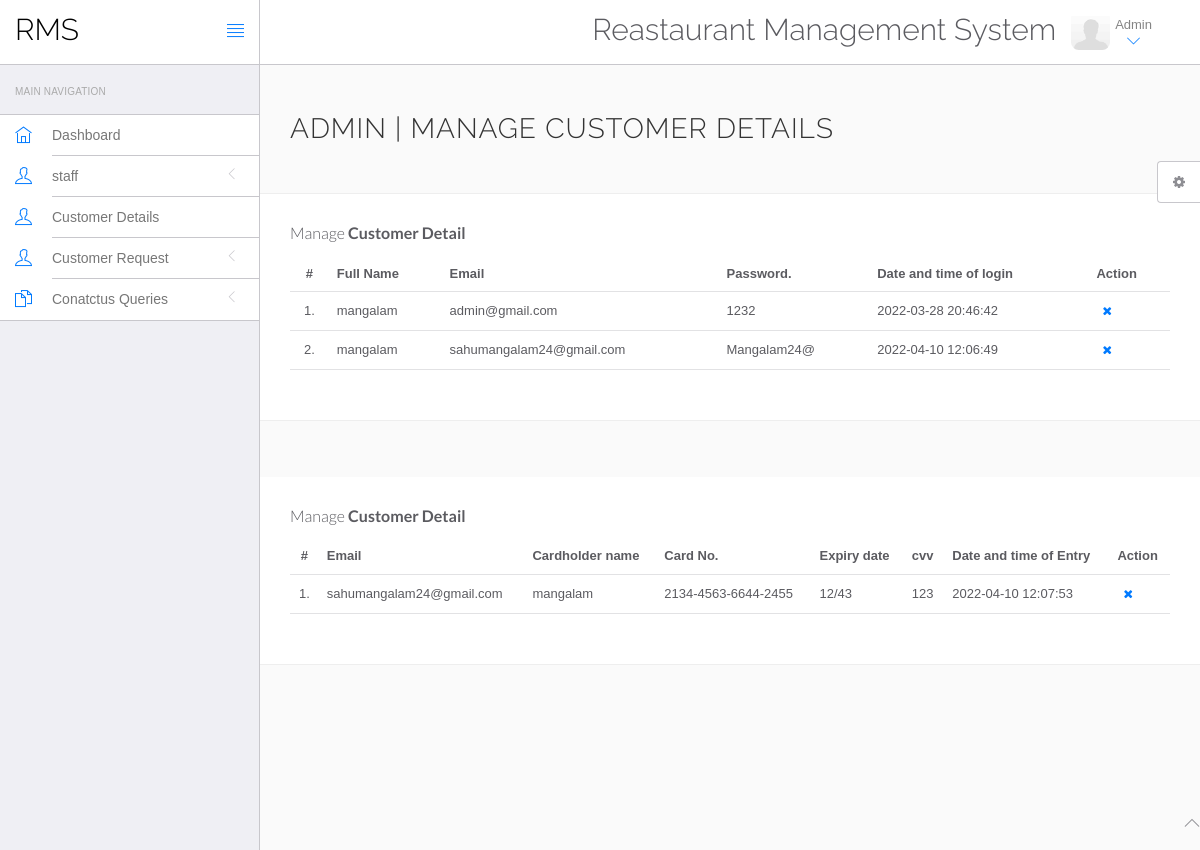
Screenshot of /admin/customer.php with the database file from the repository.
### tables this page shows
CREATE TABLE `user` (
  `id` int(11) NOT NULL,
  `name` varchar(30) NOT NULL,
  `email` varchar(100) NOT NULL,
  `password` varchar(50) NOT NULL,
  `type` int(11) NOT NULL,
  `dt` datetime NOT NULL DEFAULT current_timestamp()
);

CREATE TABLE `credit` (
  `id` int(11) NOT NULL,
  `email` varchar(50) NOT NULL,
  `card_no` varchar(50) NOT NULL,
  `cardh_name` varchar(50) NOT NULL,
  `exp_date` varchar(10) NOT NULL,
  `cvv` varchar(10) NOT NULL,
  `dt` datetime NOT NULL DEFAULT current_timestamp()
);

### admin/customer.php (the view, shortened to what this page needs)
<?php
$con = mysqli_connect('localhost', 'root', '',);
mysqli_select_db($con, 'userform');
?>
<!DOCTYPE html>
<html lang="en">
<head>
    <link rel="stylesheet" href="vendor/bootstrap/css/bootstrap.min.css">
    <link rel="stylesheet" href="vendor/fontawesome/css/font-awesome.min.css">
    <link rel="stylesheet" href="vendor/themify-icons/themify-icons.min.css">
    <link href="vendor/animate.css/animate.min.css" rel="stylesheet" media="screen">
    <link href="vendor/perfect-scrollbar/perfect-scrollbar.min.css" rel="stylesheet" media="screen">
    <link href="vendor/switchery/switchery.min.css" rel="stylesheet" media="screen">
    <link href="vendor/bootstrap-touchspin/jquery.bootstrap-touchspin.min.css" rel="stylesheet" media="screen">
    <link href="vendor/select2/select2.min.css" rel="stylesheet" media="screen">
    <link href="vendor/bootstrap-datepicker/bootstrap-datepicker3.standalone.min.css" rel="stylesheet" media="screen">
    <link href="vendor/bootstrap-timepicker/bootstrap-timepicker.min.css" rel="stylesheet" media="screen">
    <link rel="stylesheet" href="assets/css/styles.css">
    <link rel="stylesheet" href="assets/css/plugins.css">
    <link rel="stylesheet" href="assets/css/themes/theme-1.css" id="skin_color" />
</head>
<body>
    <div id="app">
        <?php include('include/sidebar.php'); ?>
        <div class="app-content">
            <?php include('include/header.php'); ?>
            <div class="main-content">
                <div class="wrap-content container" id="container">
                    <section id="page-title">
                        <div class="row">
                            <div class="col-sm-8">
                                <h1 class="mainTitle">Admin | Manage Customer Details</h1>
                            </div>
                        </div>
                    </section>
                    <div class="container-fluid container-fullw bg-white">
                        <div class="row">
                            <div class="col-md-12">
                                <h5 class="over-title margin-bottom-15">Manage <span class="text-bold">Customer Detail</span></h5>
                                <table class="table table-hover" id="sample-table-1">
                                    <thead>
                                        <tr>
                                            <th class="center">#</th>
                                            <th>Full Name</th>
                                            <th>Email</th>
                                            <th>Password.</th>
                                            <th>Date and time of login </th>
                                            <th>Action</th>
                                        </tr>
                                    </thead>
                                    <tbody>
                                        <?php
                                        $sql = mysqli_query($con, "select * from `user`");
                                        $cnt = 1;
                                        while ($row = mysqli_fetch_array($sql)) {
                                        ?>
                                            <tr>
                                                <td class="center"><?php echo $cnt; ?>.</td>
                                                <td><?php echo $row['name']; ?></td>
                                                <td><?php echo $row['email']; ?></td>
                                                <td><?php echo $row['password']; ?></td>
                                                <td><?php echo $row['dt']; ?></td>
                                                <td>
                                                    <div class="visible-md visible-lg hidden-sm hidden-xs">
                                                        <a href="customer.php?id=<?php echo $row['id'] ?>&del=delete" onClick="return confirm('Are you sure you want to delete?')" class="btn btn-transparent btn-xs tooltips" tooltip-placement="top" tooltip="Remove"><i class="fa fa-times fa fa-white"></i></a>
                                                    </div>
                                                </td>
                                            </tr>
                                        <?php
                                            $cnt = $cnt + 1;
                                        } ?>
                                    </tbody>
                                </table>
                            </div>
                        </div>
                    </div>
                </div>
                <div class="wrap-content container" id="container">
                    <div class="container-fluid container-fullw bg-white">
                    <div class="row">
                            <div class="col-md-12">
                                <h5 class="over-title margin-bottom-15">Manage <span class="text-bold">Customer Detail</span></h5>
                                <table class="table table-hover" id="sample-table-1">
                                    <thead>
                                        <tr>
                                            <th class="center">#</th>
                                            <th>Email</th>
                                            <th>Cardholder name</th>
                                            <th>Card No.</th>
                                            <th>Expiry date</th>
                                            <th>cvv</th>
                                            <th>Date and time of Entry</th>
                                            <th>Action</th>
                                        </tr>
                                    </thead>
                                    <tbody>
                                        <?php
                                        $sql = mysqli_query($con, "select * from `credit`");
                                        $cnt = 1;
                                        while ($row = mysqli_fetch_array($sql)) {
                                        ?>
                                            <tr>
                                                <td class="center"><?php echo $cnt; ?>.</td>
                                                <td><?php echo $row['email']; ?></td>
                                                <td><?php echo $row['cardh_name']; ?></td>
                                                <td><?php echo $row['card_no']; ?></td>
                                                <td><?php echo $row['exp_date']; ?></td>
                                                <td><?php echo $row['cvv']; ?></td>
                                                <td><?php echo $row['dt']; ?></td>
                                                <td>
                                                    <div class="visible-md visible-lg hidden-sm hidden-xs">
                                                        <a href="customer.php?id=<?php echo $row['id'] ?>&del1=delete" onClick="return confirm('Are you sure you want to delete?')" class="btn btn-transparent btn-xs tooltips" tooltip-placement="top" tooltip="Remove"><i class="fa fa-times fa fa-white"></i></a>
                                                    </div>
                                                </td>
                                            </tr>
                                        <?php
                                            $cnt = $cnt + 1;
                                        } ?>
                                    </tbody>
                                </table>
                            </div>
                        </div>
                    </div>
                </div>
            </div>
        </div>
    </div>
    <?php include('include/footer.php'); ?>
    <?php include('include/setting.php'); ?>
</body>
</html>

### admin/include/sidebar.php (shortened to what this page needs)
<div class="sidebar app-aside" id="sidebar">
	<div class="sidebar-container perfect-scrollbar">
		<nav>
			<div class="navbar-title">
				<span>Main Navigation</span>
			</div>
			<ul class="main-navigation-menu">
				<li>
					<a href="dashboard.php">
						<div class="item-content">
							<div class="item-media">
								<i class="ti-home"></i>
							</div>
							<div class="item-inner">
								<span class="title"> Dashboard </span>
							</div>
						</div>
					</a>
				</li>
				<li>
					<a href="javascript:void(0)">
						<div class="item-content">
							<div class="item-media">
								<i class="ti-user"></i>
							</div>
							<div class="item-inner">
								<span class="title"> staff </span><i class="icon-arrow"></i>
							</div>
						</div>
					</a>
				</li>
				<li>
					<a href="customer.php">
						<div class="item-content">
							<div class="item-media">
								<i class="ti-user"></i>
							</div>
							<div class="item-inner">
								<span class="title"> Customer Details </span>
							</div>
						</div>
					</a>
				</li>
				<li>
					<a href="javascript:void(0)">
						<div class="item-content">
							<div class="item-media">
								<i class="ti-user"></i>
							</div>
							<div class="item-inner">
								<span class="title"> Customer Request </span><i class="icon-arrow"></i>
							</div>
						</div>
					</a>
				</li>
				<li>
					<a href="javascript:void(0)">
						<div class="item-content">
							<div class="item-media">
								<i class="ti-files"></i>
							</div>
							<div class="item-inner">
								<span class="title"> Conatctus Queries </span><i class="icon-arrow"></i>
							</div>
						</div>
					</a>
				</li>
			</ul>
		</nav>
	</div>
</div>

### admin/include/header.php (shortened to what this page needs)
<header class="navbar navbar-default navbar-static-top">
	<div class="navbar-header">
		<a class="navbar-brand" href="#">
			<h2 style="padding-top:20%; color:#000 ">RMS</h2>
		</a>
		<a href="#" class="sidebar-toggler pull-right visible-md visible-lg" data-toggle-class="app-sidebar-closed" data-toggle-target="#app">
			<i class="ti-align-justify"></i>
		</a>
	</div>
	<div class="navbar-collapse collapse">
		<ul class="nav navbar-right">
			<li style="padding-top:2% ">
				<h2>Reastaurant Management System</h2>
			</li>
			<li class="dropdown current-user">
				<a href class="dropdown-toggle" data-toggle="dropdown">
					<img src="assets/images/media-user.png" alt="Peter"> <span class="username">
						Admin
						<i class="ti-angle-down"></i></i></span>
				</a>
			</li>
		</ul>
	</div>
</header>

### admin/include/footer.php
<footer>
	<div class="footer-inner">
		<div class="pull-left">
			&copy; <span class="current-year"></span><span class="text-bold text-uppercase"> RMS</span>. <span>All rights reserved</span>
		</div>
		<div class="pull-right">
			<span class="go-top"><i class="ti-angle-up"></i></span>
		</div>
	</div>
</footer>

### admin/include/setting.php (shortened to what this page needs)
<div class="settings panel panel-default hidden-xs hidden-sm" id="settings">
				<button ct-toggle="toggle" data-toggle-class="active" data-toggle-target="#settings" class="btn btn-default">
					<i class="fa fa-spin fa-gear"></i>
				</button>
			</div>

### admin/assets/css/plugins.css (style rules this page uses)
.perfect-scrollbar { overflow-y: hidden !important; }

### admin/assets/css/themes/theme-1.css (style rules this page uses)
body { background: #FAFAFA; }
header .navbar-header { background: #ffffff !important; border-right-color: #c8c7cc !important; border-bottom-color: #c8c7cc !important; }
header .navbar-header .sidebar-toggler, header .navbar-header .sidebar-mobile-toggler { color: #007aff !important; }
header .navbar-header .navbar-brand { color: #777 !important; }
header .navbar-collapse { background: #ffffff !important; border-bottom-color: #c8c7cc !important; box-shadow: none !important; }
header .navbar-collapse .navbar-right > li > a { color: #777; }
header .navbar-collapse .navbar-right > li > a i { color: #007aff !important; }
#sidebar { background: #EFEFF4 !important; }
#sidebar:before { border-right-width: "1px" !important; border-right-style: solid; border-right-color: #c8c7cc !important; }
#sidebar nav { border-right-width: "1px" !important; border-right-style: solid; border-right-color: #c8c7cc !important; }
#sidebar nav .navbar-title { color: #aaaaaa; }
#sidebar nav > ul { background: #ffffff !important; border-bottom-color: #c8c7cc !important; border-top-color: #c8c7cc !important; }
#sidebar nav > ul > li > a .item-media > i { color: #007aff !important; }
#sidebar nav > ul > li > a .item-inner { color: #777 !important; border-bottom-color: #c8c7cc; }

### rows the page displays
user: name "mangalam", email "admin@gmail.com", password "1232", dt "2022-03-28 20:46:42"
user: name "mangalam", email "sahumangalam24@gmail.com", password "Mangalam24@", dt "2022-04-10 12:06:49"
credit: email "sahumangalam24@gmail.com", cardh_name "mangalam", card_no "2134-4563-6644-2455", exp_date "12/43", cvv "123", dt "2022-04-10 12:07:53"
